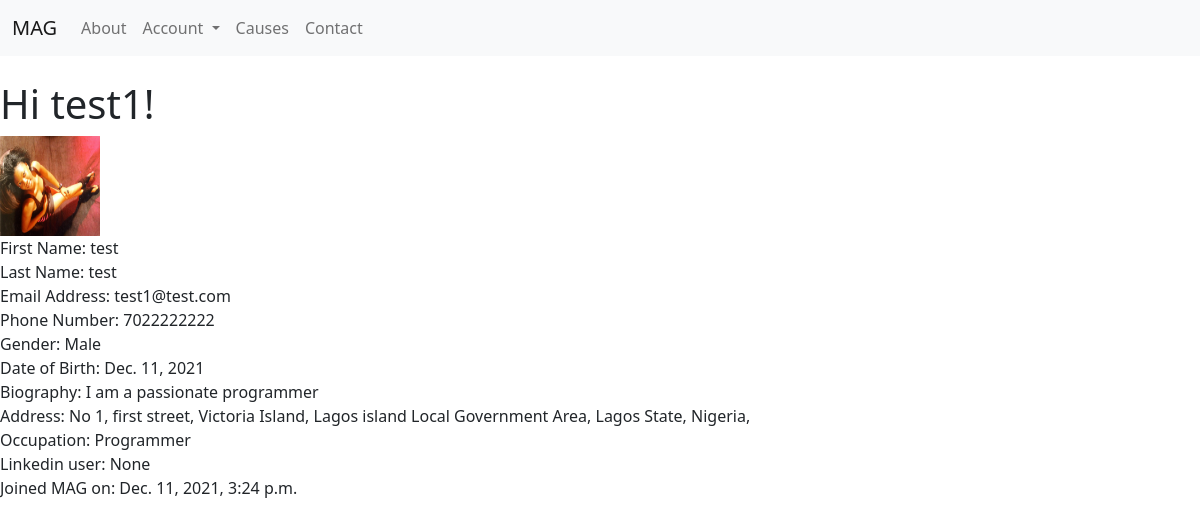
/users/p/test1 (signed in), run on an earlier commit of the app's database.
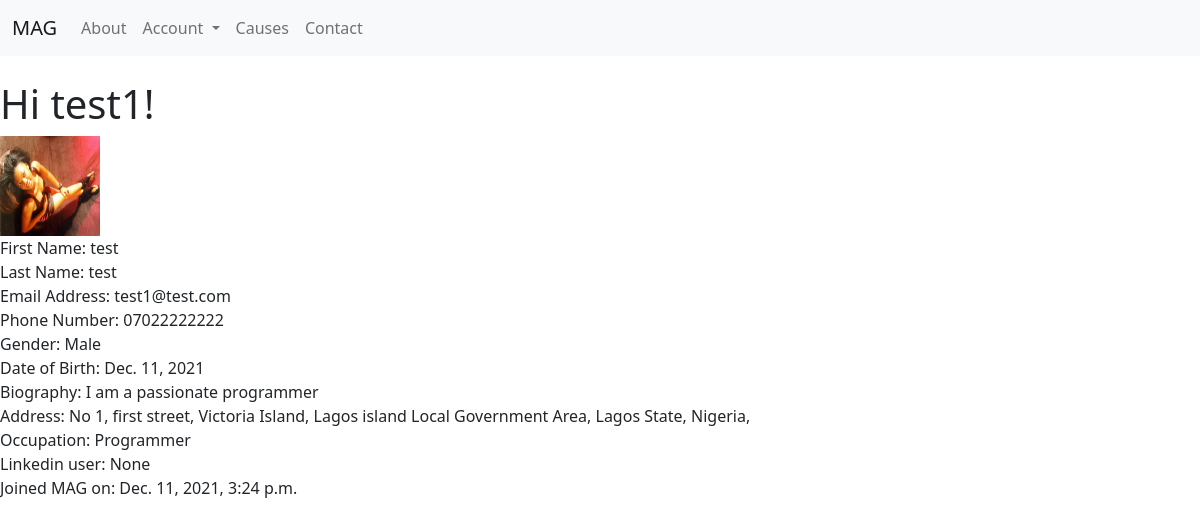
And on a later commit of the database.
### main/models.py (models this page shows)
class User(AbstractUser):
    phone = models.CharField(max_length=11, blank=True, null=True)
    gender = models.CharField(max_length=8, blank=True, null=True)
    birthday = models.DateField(null=True, blank=True)
    bio = models.TextField(max_length=500, blank=True, null=True)
    address = models.CharField(max_length=255, blank=True, null=True)
    city = models.CharField(max_length=32, blank=True, null=True)
    lga = models.CharField(max_length=32, blank=True, null=True)
    state = models.CharField(max_length=32, blank=True, null=True)
    country = models.CharField(max_length=32, blank=True, null=True)
    occupation = models.CharField(max_length=64, blank=True, null=True)
    linkedin = models.URLField(blank=True, null=True)
    followers = models.ManyToManyField(settings.AUTH_USER_MODEL, related_name = 'user_followers', blank=True)
    following = models.ManyToManyField(settings.AUTH_USER_MODEL, related_name = 'user_following', blank=True)
    profile_pic = models.ImageField(blank=True, null=True, upload_to="main/users/profile-pics")
    total_contribution = models.FloatField(default=0.0)
    monthly_donation = models.BooleanField(default=False)
    monthly_vote = models.BooleanField(default=False)
    rank = models.CharField(max_length=32, blank=True, null=True)

### main/views.py (the view)
# urls.py: path("users/p/<slug>", views.user_profile, name="user-profile"),
@login_required
def user_profile(request, slug):
    try:
        user = User.objects.get(username=slug)
        context = {
            'user': user
        }
        return render(request, "main/user-profile.html", context)
    except ObjectDoesNotExist:
        messages.info(request, f"{slug} does not exist")
        return redirect("index")

### main/templates/main/user-profile.html (shortened to what this page needs)
{% extends "main/layout.html" %}
{% block body %}
    <main>
        <h1>
            Hi {{user.username}}!
        </h1>
        {% if user.profile_pic %}
        <div>
            <img src="{{ user.profile_pic.url }}" alt="{{user.username}} user picture" height="100rem" width="100rem">
        </div>
        {% endif %}
        <div>
            <span>
                First Name:
            </span>
            <span>
                {{user.first_name}}
            </span>
        </div>
        <div>
            <span>
                Last Name:
            </span>
            <span>
                {{user.last_name}}
            </span>
        </div>
        <div>
            <span>
                Email Address:
            </span>
            <span>
                {{user.email}}
            </span>
        </div>
        <div>
            <span>
                Phone Number:
            </span>
            <span>
                {{user.phone}}
            </span>
        </div>
        <div>
            <span>
                Gender:
            </span>
            <span>
                {{user.gender}}
            </span>
        </div>
        <div>
            <span>
                Date of Birth:
            </span>
            <span>
                {{user.birthday}}
            </span>
        </div>
        <div>
            <span>
                Biography:
            </span>
            <span>
                {{user.bio}}
            </span>
        </div>
        <div>
            <span>
                Address:
            </span>
            <span>
                {% if user.address %}
                    {{user.address}},
                {% endif %}
                {% if user.city %}
                    {{user.city}},
                {% endif %}
                {% if user.lga %}
                    {{user.lga}} Local Government Area,
                {% endif %}
                {% if user.state %}
                    {{user.state}} State,
                {% endif %}
                {% if user.country %}
                    {{user.country}},
                {% endif %}
            </span>
        </div>
        <div>
            <span>
                Occupation:
            </span>
            <span>
                {{user.occupation}}
            </span>
        </div>
        <div>
            <span>
                Linkedin user:
            </span>
            <span>
                {{user.linkedin}}
            </span>
        </div>
        <div>
            <span>
                Joined MAG on:
            </span>
            <span>
                {{user.date_joined}}
            </span>
        </div>
    </main>
{% endblock %}

What changed in the data, as far as the page shows it:
changed User "test1": phone "7022222222" → "07022222222"
